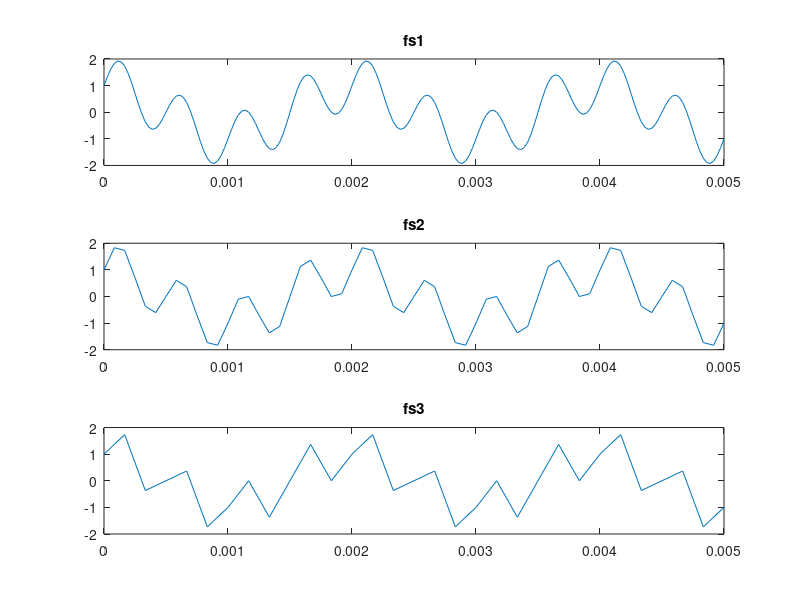
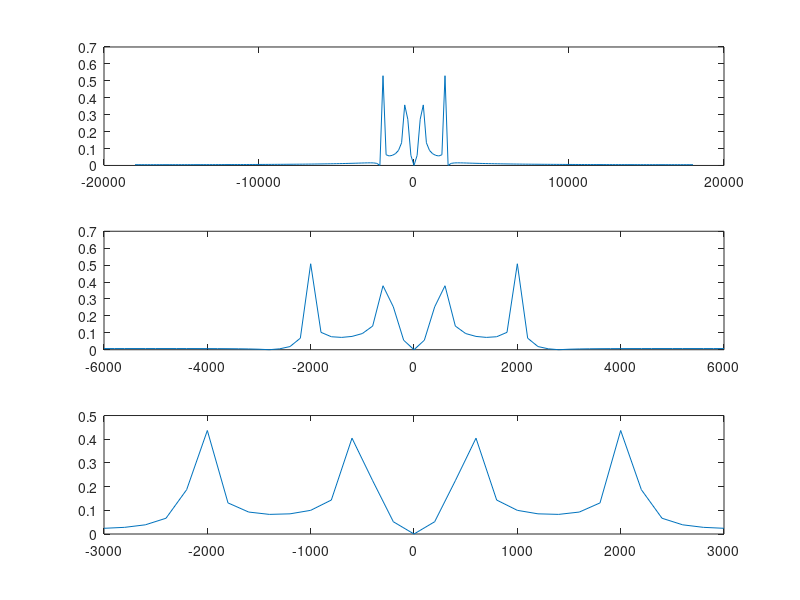

Write the MATLAB code that produced these figures, in order. (Note: this script raises an error after producing the figures.)
d=0.005;
f1=500; f2=2000;
fs1=36000; fs2=12000; fs3=6000;

t1=0:1/fs1:d;
t2=0:1/fs2:d;
t3=0:1/fs3:d;

x1=cos(2*pi*f1*t1)+sin(2*pi*f2*t1);
x2=cos(2*pi*f1*t2)+sin(2*pi*f2*t2);
x3=cos(2*pi*f1*t3)+sin(2*pi*f2*t3);

figure(1)
subplot(311); plot(t1,x1);title('fs1');
subplot(312); plot(t2,x2);title('fs2');
subplot(313); plot(t3,x3);title('fs3');

N=length(x1);
ff1=linspace(-fs1/2,fs1/2,N);
fftx1=abs(fftshift(fft(x1,N))/N);
N1=length(x2);
ff2=linspace(-fs2/2,fs2/2,N1);
fftx2=abs(fftshift(fft(x2,N1))/N1);
N2=length(x3);
ff3=linspace(-fs3/2,fs3/2,N2);
fftx3=abs(fftshift(fft(x3,N2))/N2);

figure(2)
subplot(311); plot(ff1,fftx1);
subplot(312); plot(ff2,fftx2);
subplot(313); plot(ff3,fftx3);

figure(3)
int1=interp1(t2,x2,t1,'spline');
int2=interp1(t2,x2,t1,'lnear');

int3=interp1(t3,x3,t1,'spline');
int4=interp1(t3,x3,t1,'linear');

subplot(411);
plot(t2,x2,'o',t1,int1);
hold on
plot(t1,x1);
subplot(412);
plot(t2,x2,'x',t1,int2);
hold on
plot(t1,x1);
subplot(413);
plot(t3,x3,'o',t1,int3)
hold on
plot(t1,x1);
subplot(414);plot(t3,x3,'o',t1,int4);
hold on
plot(t1,x1);


%%%%%%%%%%%%%%%%%%%%%%%%%%%%%%
fs4=8000;   n1=2; n2=4; n3=7;

t4=0:1/fs4:4.9902;
y= audioread('speech_dft_8kHz.wav');
%sound(y,fs4);
%y1=transpose(y);
a=min(y);
b=max(y);
xq1=floor(((y-a)/(b-a)*(2^n1-1)))*(b-a)/(2^n1-1)+a;
xq2=floor(((y-a)/(b-a)*(2^n2-1)))*(b-a)/(2^n2-1)+a;
xq3=floor(((y-a)/(b-a)*(2^n3-1)))*(b-a)/(2^n3-1)+a;

% sound(xq1);
% sound(xq2);
% sound(xq3);

figure(4)
subplot(311); plot(t4,xq1);
xlabel('N=2');
ylabel('AMP');
subplot(312); plot(t4,xq2);
xlabel('N=4');
ylabel('AMP');
subplot(313); plot(t4,xq3);
xlabel('N=7');
ylabel('AMP');

figure(5)
subplot(311);plot(t4,y,t4,xq1); title('N=2');
subplot(312);plot(t4,y,t4,xq2); title('N=4');
subplot(313);plot(t4,y,t4,xq3); title('N=7');

figure(6)
d1=y-xq1; d2=y-xq2; d3=y-xq3;
subplot(311); plot(t4,d1); title('N=2');
subplot(312); plot(t4,d2); title('N=4');
subplot(313); plot(t4,d3); title('N=7');











